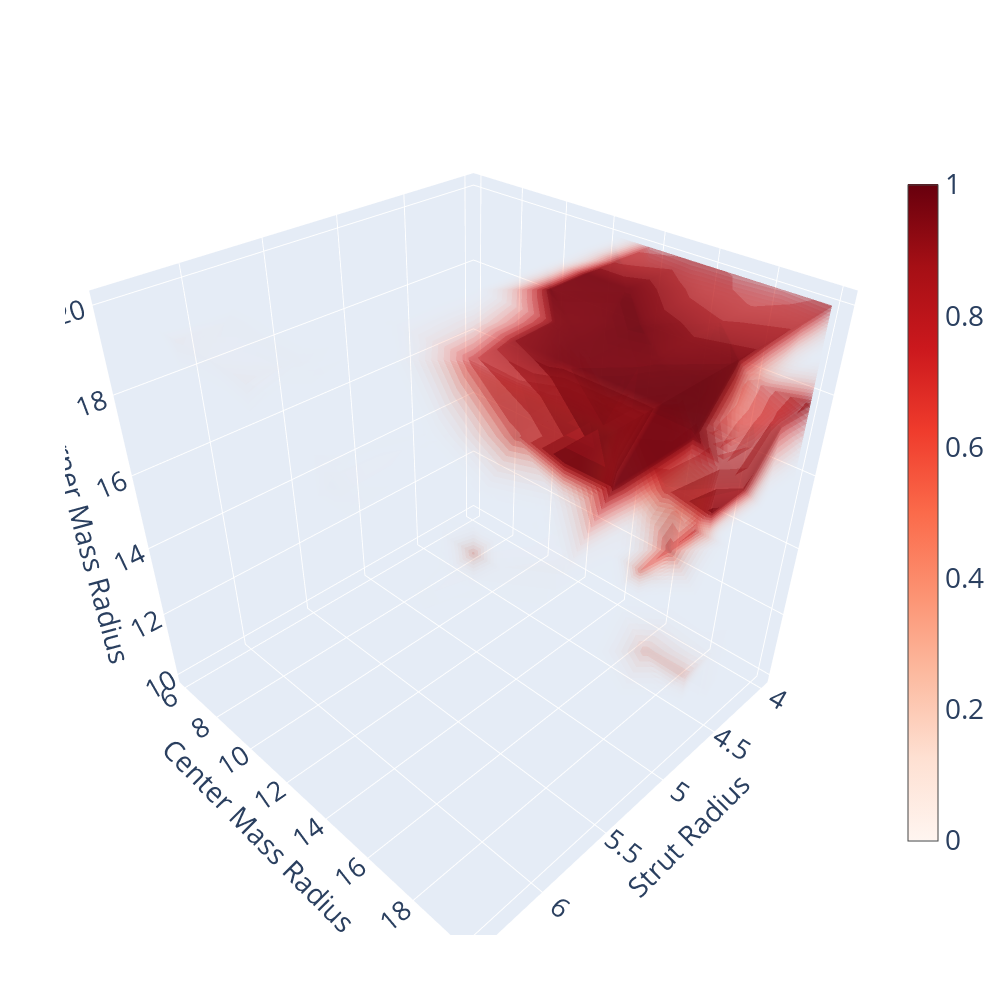

This figure's notebook cell:
### Code cell
fig = go.Figure(data=go.Volume(
    x=des_x,
    y=des_y,
    z=des_z,
    value = prob_forward,        
    isomin = prob_forward.min(),                # Minimum value to render
    isomax = prob_forward.max(),                 # Maximum value to render
    opacity = 0.6,                # Opacity (lower values = more transparent)
    opacityscale=[
    [0, 0],   # val = 0 ➝ opacity = 0 (transparent)
    [0.5, 0.25], # val = 0.5 ➝ opacity = 0.5
    [0.75, 0.5], # val = 0.75 ➝ opacity = 0.75
    [1, 1]    # val = 1 ➝ opacity = 1 (opaque)
    ],             # Opacity (lower values = more transparent)
    surface_count = 20,           # Number of transparent isosurfaces
    colorscale="Reds",       # Heatmap color scale (choose from Plotly's color scales)
        colorbar=dict(
        # title="Likelihood",
        title_font=dict(size=28),
        tickfont=dict(size=28),
        len=0.8,
    )
))

# Update layout
fig.update_layout(
    # title=f"{stopband_str}; {passband_str}",
    autosize=False,
    width=1000, 
    height=1000,
    margin=dict(l=65, r=50, b=65, t=90),
    scene=dict(
        xaxis_title=des_var_names[0],
        yaxis_title=des_var_names[1],
        zaxis_title=des_var_names[2],
        xaxis=dict(title_font=dict(size=28), tickfont=dict(size=18)),
        yaxis=dict(title_font=dict(size=28), tickfont=dict(size=18)),
        zaxis=dict(title_font=dict(size=28), tickfont=dict(size=18)),
    )
)
fig.show()

### Figure 1 — Plotly figure (JSON) as saved in the notebook; plotly's stock layout.template omitted (floating-point values rounded to 4 significant figures; data arrays with more than 128 entries replaced by an {"elided": "..."} marker saying what was removed)
{"data": [{"colorbar": {"len": 0.8, "tickfont": {"size": 28}, "title": {"font": {"size": 28}}}, "colorscale": [[0, "rgb(255,245,240)"], [0.125, "rgb(254,224,210)"], [0.25, "rgb(252,187,161)"], [0.375, "rgb(252,146,114)"], [0.5, "rgb(251,106,74)"], [0.625, "rgb(239,59,44)"], [0.75, "rgb(203,24,29)"], [0.875, "rgb(165,15,21)"], [1, "rgb(103,0,13)"]], "isomax": 1, "isomin": 0, "opacity": 0.6, "opacityscale": [[0, 0], [0.5, 0.25], [0.75, 0.5], [1, 1]], "surface": {"count": 20}, "type": "volume", "value": {"elided": "1000 float values"}, "x": {"elided": "1000 float values"}, "y": {"elided": "1000 float values"}, "z": {"elided": "1000 float values"}}], "layout": {"autosize": false, "height": 1000, "margin": {"b": 65, "l": 65, "r": 50, "t": 90}, "scene": {"xaxis": {"tickfont": {"size": 18}, "title": {"font": {"size": 28}, "text": "Strut Radius"}}, "yaxis": {"tickfont": {"size": 18}, "title": {"font": {"size": 28}, "text": "Center Mass Radius"}}, "zaxis": {"tickfont": {"size": 18}, "title": {"font": {"size": 28}, "text": "Corner Mass Radius"}}}, "width": 1000}}
